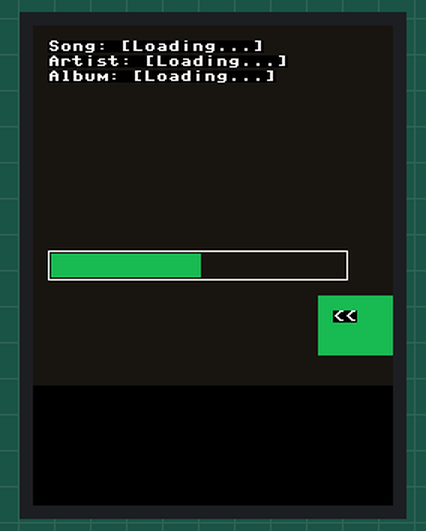
This program was run on a simulated ESP32 board running MicroPython. Parts: 240×320 colour display. Library files of the repository ran but are not shown: ili9341.py, xpt2046.py.

Above: at 5.7 s.
At 12.3 s:
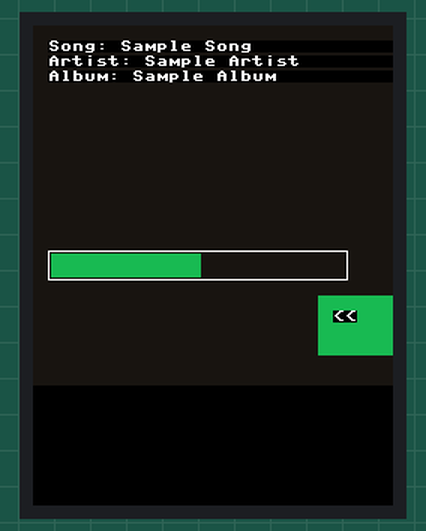
At 32.6 s:
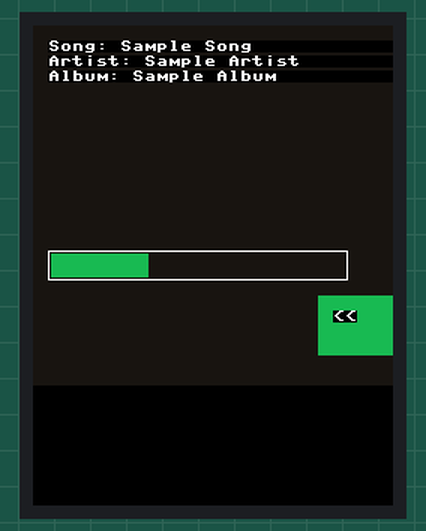

Measured:
- what the display in image 0 shows lasts 6.3 s, from 5.7 s to 12.0 s
- what the display in image 2 shows lasts 6.6 s, from 32.6 s to 39.2 s

The program:

spotifyMimic.py
```python
import machine
import utime
import lib.ili9341 as ili9341
import lib.xpt2046 as xpt2046

# Spotify colors (approximated for RGB565)
SPOTIFY_GREEN = ili9341.color565(29, 185, 84)   # #1DB954
SPOTIFY_WHITE = ili9341.color565(255, 255, 255) # #FFFFFF
SPOTIFY_BLACK = ili9341.color565(25, 20, 20)    # #191414

# Initialize SPI for display
spi = machine.SPI(2, baudrate=500000, sck=machine.Pin(14), mosi=machine.Pin(13), miso=machine.Pin(12))
cs = machine.Pin(15, machine.Pin.OUT)
dc = machine.Pin(2, machine.Pin.OUT)
rst = machine.Pin(33, machine.Pin.OUT)
backlight = machine.Pin(21, machine.Pin.OUT)
backlight.value(1)  # Turn on backlight

# Initialize display
display = ili9341.Display(spi, cs=cs, dc=dc, rst=rst, width=320, height=240, rotation=0)

# Initialize SPI for touch
touch_spi = machine.SPI(1, baudrate=250000, sck=machine.Pin(25), mosi=machine.Pin(32), miso=machine.Pin(39))
touch_cs = machine.Pin(33, machine.Pin.OUT)
touch = xpt2046.Touch(
    spi=touch_spi,
    cs=touch_cs,
    width=320,
    height=240,
    x_min=200,
    x_max=3900,
    y_min=200,
    y_max=3700
)

# Draw Spotify-themed interface
def draw_interface():
    # Clear screen (Spotify black)
    display.clear(SPOTIFY_BLACK)

    # Song title and artist (placeholder)
    display.draw_text8x8(10, 10, "Song: [Loading...]", SPOTIFY_WHITE)
    display.draw_text8x8(10, 20, "Artist: [Loading...]", SPOTIFY_WHITE)
    display.draw_text8x8(10, 30, "Album: [Loading...]", SPOTIFY_WHITE)

    # Progress bar (white outline, green fill)
    display.draw_rectangle(10, 150, 200, 20, SPOTIFY_WHITE)  # Outline
    display.fill_rectangle(12, 152, 100, 16, SPOTIFY_GREEN)  # Fill (50% progress placeholder)

    # Skip and previous buttons
    display.fill_rectangle(250, 180, 50, 40, SPOTIFY_GREEN)  # Skip button
    display.fill_rectangle(190, 180, 50, 40, SPOTIFY_GREEN)  # Previous button
    display.draw_text8x8(260, 190, ">>", SPOTIFY_WHITE)     # Skip icon
    display.draw_text8x8(200, 190, "<<", SPOTIFY_WHITE)     # Previous icon

# Handle touch input
def handle_touch():
    coords = touch.get_touch()
    if coords:
        x, y = coords
        # Skip button (250-300, 180-220)
        if 250 <= x <= 300 and 180 <= y <= 220:
            print("Skip button pressed")
            # Placeholder for Spotify API call: POST /v1/me/player/next
            # Example: urequests.post("https://api.spotify.com/v1/me/player/next", headers={"Authorization": "Bearer <token>"})
        # Previous button (190-240, 180-220)
        elif 190 <= x <= 240 and 180 <= y <= 220:
            print("Previous button pressed")
            # Placeholder for Spotify API call: POST /v1/me/player/previous
            # Example: urequests.post("https://api.spotify.com/v1/me/player/previous", headers={"Authorization": "Bearer <token>"})
        return coords
    return None

# Update song info (placeholder for API)
def update_song_info():
    # Placeholder for Spotify API call: GET /v1/me/player/currently-playing
    # Example:
    # response = urequests.get("https://api.spotify.com/v1/me/player/currently-playing", headers={"Authorization": "Bearer <token>"})
    # song = response.json()
    # title = song["item"]["name"]
    # artist = song["item"]["artists"][0]["name"]
    # album = song["item"]["album"]["name"]
    # progress_ms = song["progress_ms"]
    # duration_ms = song["item"]["duration_ms"]

    # For now, use dummy data
    title = "Sample Song"
    artist = "Sample Artist"
    album = "Sample Album"
    progress_ms = 60000  # 1 minute
    duration_ms = 180000 # 3 minutes

    # Update display
    display.draw_text8x8(10, 10, f"Song: {title[:30]:30}", SPOTIFY_WHITE)
    display.draw_text8x8(10, 20, f"Artist: {artist[:30]:30}", SPOTIFY_WHITE)
    display.draw_text8x8(10, 30, f"Album: {album[:30]:30}", SPOTIFY_WHITE)

    # Update progress bar
    progress_width = int((progress_ms / duration_ms) * 196)  # Scale to 196px
    display.fill_rectangle(12, 152, 196, 16, SPOTIFY_BLACK)  # Clear old progress
    display.fill_rectangle(12, 152, progress_width, 16, SPOTIFY_GREEN)  # New progress

# Main loop
try:
    draw_interface()
    last_update = utime.ticks_ms()
    while True:
        # Update song info every 5 seconds
        if utime.ticks_diff(utime.ticks_ms(), last_update) >= 5000:
            update_song_info()
            last_update = utime.ticks_ms()

        # Handle touch input
        handle_touch()

        utime.sleep_ms(100)  # Reduce CPU usage
except Exception as e:
    print("Error:", e)
```
